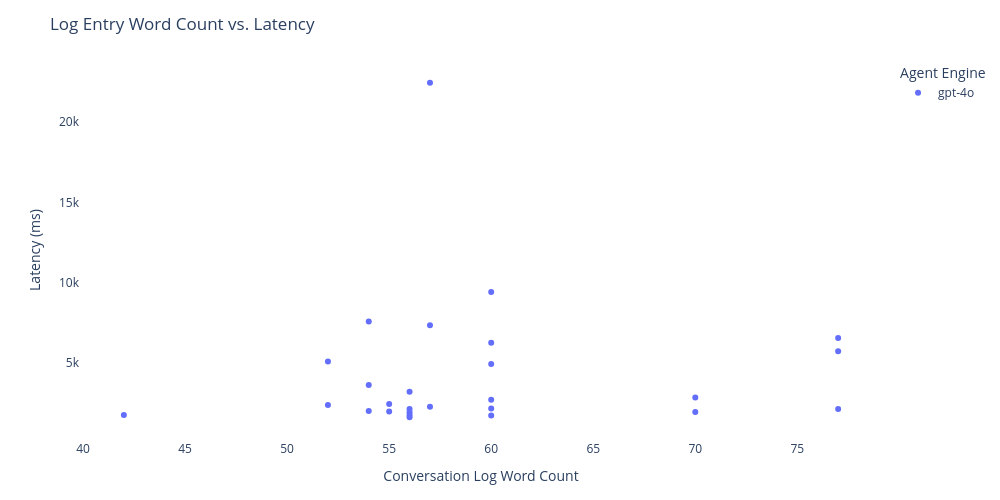

The code cell stored with this chart in its notebook:
### Code cell
import plotly.express as px

# Step 1: Copy and prep
df_log = df_engine_expanded.copy()
df_log["model"] = df_log["provider_id"].map({
    1: "mock-llm",
    2: "gpt-4o",
    3: "gemini-1.5-pro",
    4: "claude-3-sonnet",
})

# Step 2: Count words in log
df_log["log_word_count"] = df_log["conversation_log_entry"].fillna("").str.split().apply(len)

# Step 3: Drop rows without latency or model
df_log = df_log.dropna(subset=["latency_ms", "model"])
df_log = df_log[df_log["latency_ms"] > 0]

# Step 4: Plot
fig = px.scatter(
    df_log,
    x="log_word_count",
    y="latency_ms",
    color="model",
    title="Log Entry Word Count vs. Latency",
    labels={
        "log_word_count": "Conversation Log Word Count",
        "latency_ms": "Latency (ms)",
        "model": "Agent Engine"
    },
    hover_data=["file_name", "run_id"]
)

fig.update_layout(
    width=1000,
    height=500,
    plot_bgcolor="white",
    margin=dict(t=60, b=60)
)

fig.show()

### Figure 1 — Plotly figure (JSON) as saved in the notebook; plotly's stock layout.template omitted (floating-point values rounded to 4 significant figures)
{"data": [{"customdata": [["C:\\Repos\\codecritic\\extensions\\d3a0ce47-4c04-4e2d-b81f-8d42665c46e2.py", "472b2f58-3485-439a-a3c2-304d423ebb9b"], ["C:\\Repos\\codecritic\\extensions\\d3a0ce47-4c04-4e2d-b81f-8d42665c46e2.py", "eda9031a-ebd1-4be6-9993-ccf9c13846a8"], ["C:\\Repos\\codecritic\\extensions\\d3a0ce47-4c04-4e2d-b81f-8d42665c46e2.py", "81a8128b-8011-4df0-92b8-9309342ffd9a"], ["C:\\Repos\\codecritic\\extensions\\d3a0ce47-4c04-4e2d-b81f-8d42665c46e2.py", "1c3789fe-dbcf-4c2a-8ec2-0c82fad44d55"], ["C:\\Repos\\codecritic\\extensions\\d3a0ce47-4c04-4e2d-b81f-8d42665c46e2.py", "b78462e5-5a95-4817-a9f5-d7aeb1681c34"], ["C:\\Repos\\codecritic\\extensions\\d3a0ce47-4c04-4e2d-b81f-8d42665c46e2.py", "4ce2e17a-c622-4bc4-aa92-6e03c34e9fc2"], ["C:\\Repos\\codecritic\\extensions\\d3a0ce47-4c04-4e2d-b81f-8d42665c46e2.py", "68e2a148-f800-47b5-a630-d42f3f8af861"], ["C:\\Repos\\codecritic\\extensions\\d3a0ce47-4c04-4e2d-b81f-8d42665c46e2.py", "23cb0a58-38b2-41e1-aead-6d88276007fc"], ["C:\\Repos\\codecritic\\extensions\\d3a0ce47-4c04-4e2d-b81f-8d42665c46e2.py", "5856d878-a657-450a-b40d-2489ccf51658"], ["C:\\Repos\\codecritic\\extensions\\d3a0ce47-4c04-4e2d-b81f-8d42665c46e2.py", "6f33fde7-d3b8-482b-8089-91e8161ff664"], ["C:\\Repos\\codecritic\\extensions\\d3a0ce47-4c04-4e2d-b81f-8d42665c46e2.py", "ddc2e1ee-8056-42b1-a6fe-f8daf79bf13c"], ["C:\\Repos\\codecritic\\extensions\\d3a0ce47-4c04-4e2d-b81f-8d42665c46e2.py", "46d542aa-cccc-44af-83bf-4d643aee21c0"], ["C:\\Repos\\codecritic\\extensions\\d3a0ce47-4c04-4e2d-b81f-8d42665c46e2.py", "3448c31d-a92f-4f24-9299-4b35cb1392a6"], ["C:\\Repos\\codecritic\\extensions\\d3a0ce47-4c04-4e2d-b81f-8d42665c46e2.py", "64194480-c4c1-4606-8ee1-4acdc99cf27a"], ["C:\\Repos\\codecritic\\extensions\\d3a0ce47-4c04-4e2d-b81f-8d42665c46e2.py", "239af749-52fa-4803-a752-cfce2f2d8ee8"], ["C:\\Repos\\codecritic\\extensions\\d3a0ce47-4c04-4e2d-b81f-8d42665c46e2.py", "1c22e7f5-f691-43af-80f3-6dbf56ebbfdc"], ["C:\\Repos\\codecritic\\extensions\\d3a0ce47-4c04-4e2d-b81f-8d42665c46e2.py", "e1e3ef1c-b7cb-4e63-aae5-286170792e5e"], ["C:\\Repos\\codecritic\\extensions\\d3a0ce47-4c04-4e2d-b81f-8d42665c46e2.py", "254b45e1-f8eb-4151-9c3b-e787a82a51aa"], ["C:\\Repos\\codecritic\\extensions\\d3a0ce47-4c04-4e2d-b81f-8d42665c46e2.py", "342193c7-d97b-475d-bb76-8490500cf39a"], ["C:\\Repos\\codecritic\\extensions\\d3a0ce47-4c04-4e2d-b81f-8d42665c46e2.py", "51f51877-7fb7-47a6-8808-85738b975345"], ["C:\\Repos\\codecritic\\extensions\\d3a0ce47-4c04-4e2d-b81f-8d42665c46e2.py", "60935fdf-b8b1-4f02-9ebc-52ae9670bee2"], ["C:\\Repos\\codecritic\\extensions\\d3a0ce47-4c04-4e2d-b81f-8d42665c46e2.py", "7f1da221-31ad-4ac1-8183-d86ad17eac37"], ["C:\\Repos\\codecritic\\extensions\\d3a0ce47-4c04-4e2d-b81f-8d42665c46e2.py", "c786b10a-11ab-4570-a47d-c81d7f7d4359"], ["C:\\Repos\\codecritic\\extensions\\d3a0ce47-4c04-4e2d-b81f-8d42665c46e2.py", "867252d0-1755-4ad7-81e8-831fb2eebd60"], ["C:\\Repos\\codecritic\\extensions\\d3a0ce47-4c04-4e2d-b81f-8d42665c46e2.py", "18e2ec81-2edd-49b9-9f33-fa9071777a61"], ["C:\\Repos\\codecritic\\extensions\\d3a0ce47-4c04-4e2d-b81f-8d42665c46e2.py", "621f86f1-9499-4fb1-a120-a56f51f6f700"], ["C:\\Repos\\codecritic\\extensions\\d3a0ce47-4c04-4e2d-b81f-8d42665c46e2.py", "dd49374c-ca8a-43a0-a4b5-a6b0a40f18fb"]], "hovertemplate": "Agent Engine=gpt-4o<br>Conversation Log Word Count=%{x}<br>Latency (ms)=%{y}<br>file_name=%{customdata[0]}<br>run_id=%{customdata[1]}<extra></extra>", "legendgroup": "gpt-4o", "marker": {"color": "#636efa", "symbol": "circle"}, "mode": "markers", "name": "gpt-4o", "orientation": "v", "showlegend": true, "type": "scatter", "x": [56, 55, 55, 54, 54, 54, 56, 56, 56, 56, 52, 52, 60, 60, 60, 60, 60, 60, 57, 57, 57, 42, 70, 70, 77, 77, 77], "xaxis": "x", "y": [3219, 2462, 1990, 3631, 7587, 2021, 1950, 2148, 1773, 1632, 2387, 5105, 9432, 4942, 1746, 2728, 6270, 2178, 7352, 22444, 2288, 1771, 2855, 1955, 6566, 2143, 5736], "yaxis": "y"}], "layout": {"height": 500, "legend": {"title": {"text": "Agent Engine"}, "tracegroupgap": 0}, "margin": {"b": 60, "t": 60}, "plot_bgcolor": "white", "title": {"text": "Log Entry Word Count vs. Latency"}, "width": 1000, "xaxis": {"anchor": "y", "domain": [0, 1], "title": {"text": "Conversation Log Word Count"}}, "yaxis": {"anchor": "x", "domain": [0, 1], "title": {"text": "Latency (ms)"}}}}
